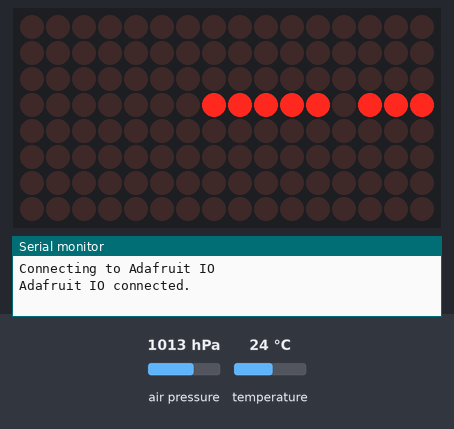
Simulated run of this sketch. Board: Arduino Uno, built with avr-gcc and run on an emulated ATmega328P. On the bench: 16×8 LED matrix, the last lines printed to the serial monitor. The inputs (shaded band) are chosen by the test bench; at power-on: temperature 24 °C, air pressure 1013 hPa. Not simulated (calls return 0 or success): /home/roberto/Workspace/owner/arduino/secret.h.

Above: at 1.65 s.
2.8 s: temperature set to 12 °C
At 5.21 s:
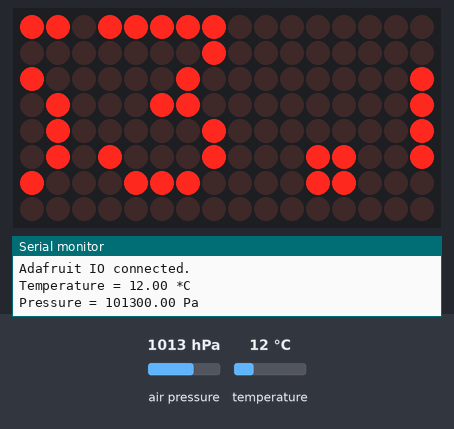
9.7 s: temperature set to 19 °C
At 10.24 s:
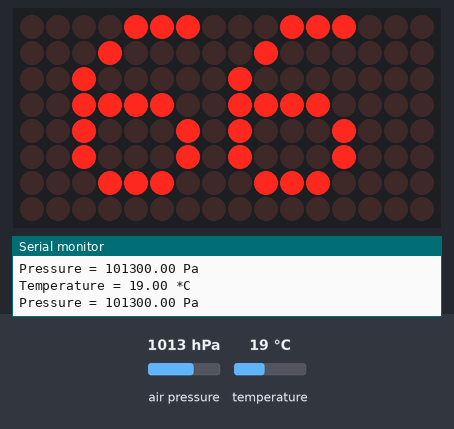
16.6 s: temperature set to 28 °C
At 20.29 s:
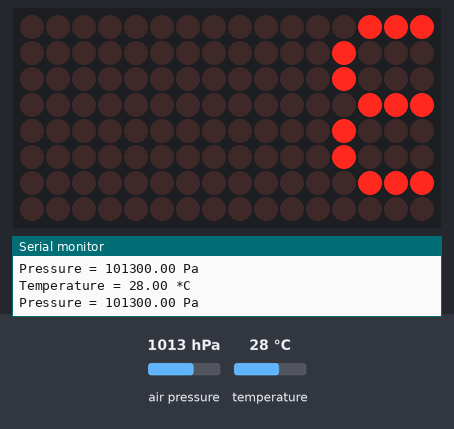

The sketch:

weather_station_with_iot_switch.ino
```cpp
/**
// POSSIBLE WEB SERVER CODE
// compiles:
        has good API
            https://github.com/esp8266/Arduino/blob/master/libraries/ESP8266WebServer/examples/PathArgServer/PathArgServer.ino

        core ESP8266
            https://arduino-esp8266.readthedocs.io/en/latest/esp8266wifi/server-examples.html

            https://github.com/esp8266/Arduino/blob/master/libraries/ESP8266WebServer/examples/HelloServer/HelloServer.ino


// havent't tried:
        adafruit temp and humitiy server

            https://learn.adafruit.com/esp8266-temperature-slash-humidity-webserver?view=all

*/


// LED matrix display:
//
//      https://www.adafruit.com/product/3150
//
//      https://learn.adafruit.com/adafruit-8x16-led-matrix-featherwing/overview
//
// temperature and humidity sensor
//
//      https://www.adafruit.com/product/1603

#include "configuration.h"

#include "AdafruitIO_WiFi.h"

#include "Adafruit_BMP085.h"

#include "Adafruit_LEDBackpack.h"

#include <Adafruit_GFX.h>
#include <Wire.h>

AdafruitIO_WiFi io(ADAFRUIT_USERNAME, AIO_KEY, wifi_ssid, wifi_password);

Adafruit_BMP085 bmp;

float degreesCelsius;

float pressureReading;

// set up the Adafruit IO 'temperature' and 'humidity' feeds
AdafruitIO_Feed *temperature = io.feed("rainmaker-backyard-top-temperature");
AdafruitIO_Feed *humidity = io.feed("rainmaker-backyard-top-pressure");

// AIO post interval settings
unsigned long aioPostPreviousMillis = 0;
const long aioPostInterval = 1000 * 60 * 6;  // once every six minutes

// serial output interval settings
unsigned long serialPreviousMillis = 0;
const long serialInterval = 5000; // five seconds

// LED display interval settings
unsigned long ledDisplayPreviousMillis = 0;
const long ledDisplayInterval = 100;  // one tenth of a second

Adafruit_8x16minimatrix matrix = Adafruit_8x16minimatrix();

// these next three hold values for the text scrolling
int8_t x=7;
int8_t xStart = 7;
int8_t xMin = -46;

String scrollText = "--temp";

char scrollTextBuffer[20] = "";

/**
 * Post the temperature and pressure values to
 * the Adafruit IO service.
 */
void aioPost(unsigned long currentMillis)
{
    if(currentMillis - aioPostPreviousMillis >= aioPostInterval)
    {
        aioPostPreviousMillis = currentMillis;

        // save fahrenheit (or celsius) to Adafruit IO
        temperature->save(degreesCelsius);

        Serial.println("posting to Adafruit IO");
        Serial.println();

        // save humidity to Adafruit IO
        humidity->save(pressureReading);
    }
}

void ledDisplay(unsigned long currentMillis)
{
    if(currentMillis - ledDisplayPreviousMillis >= ledDisplayInterval)
    {
        ledDisplayPreviousMillis = currentMillis;

        matrix.clear();
        matrix.setCursor(x,0);
        matrix.print(scrollText);
//        matrix.print("World");
        matrix.writeDisplay();

        x--;

        if(x == xMin)
        {
            x = xStart;
        }

        sensorReading();
    }
}

void sensorReading()
{
    // update the scrolling text
    int width = 8;
    int percision = 1;

    double degrees = degreesCelsius;

    bool FAHRENHEIT = true;

    if(FAHRENHEIT)
    {
        double fahrenheit = (9.0/5.0)*degreesCelsius + 32;

        degrees = fahrenheit;
    }

    scrollText = dtostrf(degrees, width, percision, scrollTextBuffer);

    if(FAHRENHEIT)
    {
        scrollText += " F";
    }
    else
    {
        scrollText += " C";
    }
}

void loop()
{
    io.run();

    unsigned long currentMillis = millis();

    serialOutput(currentMillis);

    aioPost(currentMillis);

    ledDisplay(currentMillis);
}


void serialOutput(unsigned long currentMillis)
{
    if(currentMillis - serialPreviousMillis >= serialInterval)
    {
        serialPreviousMillis = currentMillis;

        degreesCelsius = bmp.readTemperature();
        Serial.print("Temperature = ");
        Serial.print(degreesCelsius);
        Serial.println(" *C");

        pressureReading = bmp.readPressure();
        Serial.print("Pressure = ");
        Serial.print(pressureReading);
        Serial.println(" Pa");
        Serial.println();
    }
}

void setup()
{
    // start the serial connection
    Serial.begin(9600);

    // wait for serial monitor to open
    while(! Serial);

    // initialize the temperature and pressure sensor
    bmp.begin();

    setupAdafruitIo();

    setupLedMatrix();
}

void setupAdafruitIo()
{
    // connect to io.adafruit.com
    Serial.println("\n\n");
    Serial.println("\n\n");
    Serial.print("Connecting to Adafruit IO");
    io.connect();

    // wait for a connection
    while(io.status() < AIO_CONNECTED)
    {
      Serial.print(".");
      delay(500);
    }

    // we are connected
    Serial.println();
    Serial.println(io.statusText());
}

void setupLedMatrix()
{
    matrix.begin(0x70);  // pass in the address

    matrix.setTextSize(1);
    matrix.setTextWrap(false);  // we dont want text to wrap so it scrolls nicely
    matrix.setTextColor(LED_ON);
    matrix.setRotation(1);
}
```

configuration.h
```cpp
// The following two commented char pointers are stored in an external (to
// versioning) file for security.
#include "/home/roberto/Workspace/owner/arduino/secret.h"
//const char* wifi_ssid     = "wifi-access-point-ssid";
//const char* wifi_password = "!!!CORRECT-ME!!!";

// these commented values are also in an external file.
//#define ADAFRUIT_USERNAME  "adafruit-username"
//#define AIO_KEY  "adafruit-io-key-ca-fe-ba-be"
```
